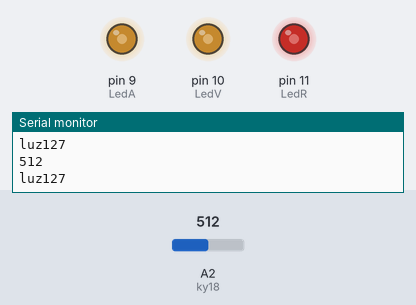
Bench run of a sketch on a simulated Arduino Uno, built with avr-gcc and run on an emulated ATmega328P. Shown: output pins drawn as LEDs (lit = HIGH), the last lines printed to the serial monitor. The test bench sets the inputs (shaded band); at power-on: A2 (ky18) = 512.

Above: at 1.3 s.
1.4 s: A2 (ky18) set to 716
At 2.5 s:
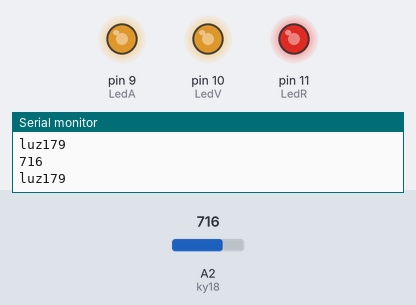
3.0 s: A2 (ky18) set to 900
At 3.7 s:
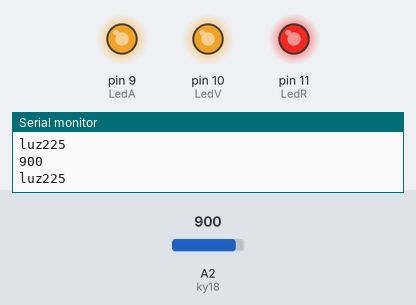
4.5 s: A2 (ky18) set to 1023
At 4.9 s:
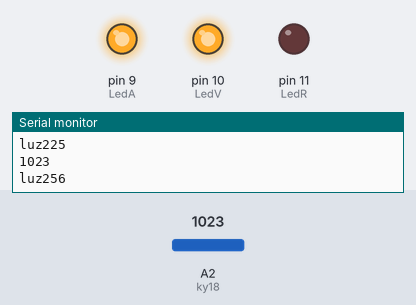
6.0 s: A2 (ky18) set to 122
At 7.2 s:
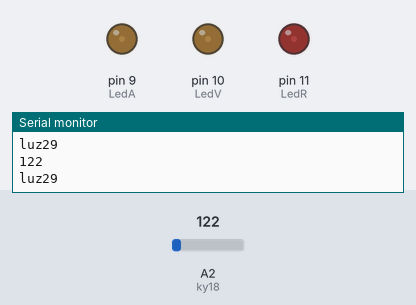
7.5 s: A2 (ky18) set to 511
At 8.5 s:
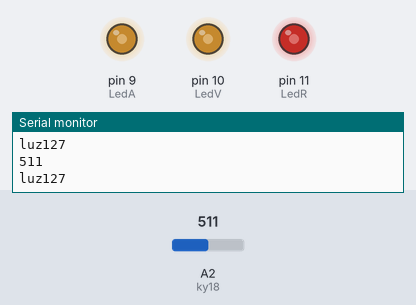
Timing chart, 0 to 10.0 s (numbered marks = the images above; inputs shaded):
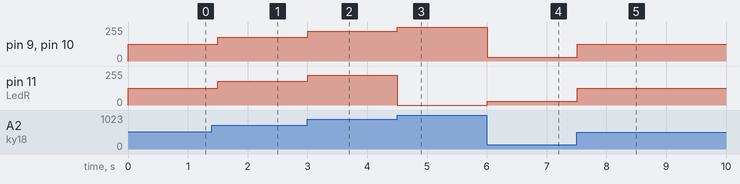

Measured:
- after the input at 1.4 s, pin 9 (LedA), pin 10 (LedV), pin 11 (LedR): 127/255 → 179/255 after 0.10 s
- after the input at 3.0 s, pin 9 (LedA), pin 10 (LedV), pin 11 (LedR): 179/255 → 225/255 at once
- after the input at 4.5 s, pin 9 (LedA), pin 10 (LedV): 225/255 → 255/255 at once; pin 11 (LedR): 225/255 → 0/255 at once
- after the input at 6.0 s, pin 9 (LedA), pin 10 (LedV): 255/255 → 29/255 at once; pin 11 (LedR): 0/255 → 29/255 at once
- after the input at 7.5 s, pin 9 (LedA), pin 10 (LedV), pin 11 (LedR): 29/255 → 127/255 at once

The sketch:

FotoResistencia7Colores.ino
```cpp
int ky18 = 2;             //Define Pin2 Analógico para la entrada de datos analógicos del KY-018
int LedR = 11;            //Define PWM P11 para Led Rojo (R)
int LedV = 10;            //Define PWM P10 para Led Verde (G)
int LedA = 9;             //Define PWM P9 para Led Azul (B)
int valor ;               //La variable VALOR, almacenará los datos de KY018
int luz ;                 //La variable LUZ, almacenará los valores que tendrán los led (0-255)

void setup() {
Serial.begin(9600);        //Iniciamos puerto serial a 9600 baud
pinMode(ky18, INPUT);      //Declaramos a ky18 como pin de entrada
pinMode(LedR, OUTPUT);     //Declaramos a Led Rojo como pin de salida
pinMode(LedA, OUTPUT);     //Declaramos a Led Azul como pin de salida
pinMode(LedV, OUTPUT);     //Declaramos a Led Verde como pin de salida
}

void loop()
{
analogWrite (LedR, 0 );             //Siempre al iniciar la rutina los valores del Led RGB se reiniciaran
analogWrite (LedV, 0);              //Recordando que los valores para cada Led va desde 0 a 255, 0 MENOR intensidad
analogWrite (LedA, 0);              //255 MAYOR intensidad de luz en el led correspondiente
valor = analogRead(ky18);             //Se guarda en la variable valor , los datos de la foto resistencia
Serial.println(valor, DEC);           // Intensidad de Luz, Valores Altos=Obscuridad Valores Bajos==Iluminación Alta

luz = map(valor, 4, 1018, 0, 255);   //Se usara la función map para que asigne valores a LUZ dependiendo el barrido de datos
                                     //que arroje el foto resistor.
Serial.print("luz");                 //Se imprime mensaje de LUZ y
Serial.println(luz);                 //..el valor registrado por la función map
analogWrite (LedR, luz );           //Los valores que tendrá el LED Rojo serán variables a la información que se obtenga de LUZ
analogWrite (LedV, luz);            //Lo mismo para el Led Verde y Azul, lo cual puede ser configurable a tener una mezcla del RGB
analogWrite (LedA, luz);

delay(500);                          // El proceso durara medio segundo

}
```
